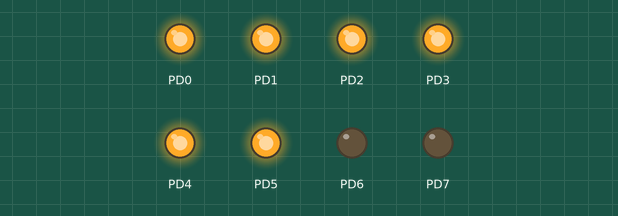
Recording of a program running on a simulated ATmega32, built with avr-gcc and emulated at 8 MHz. Parts: output pins drawn as LEDs (lit = HIGH).

Above: at 0.5 s.
At 2.6 s:
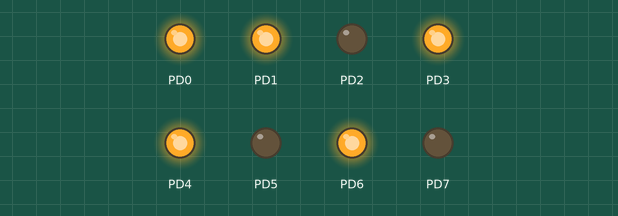
At 3.7 s:
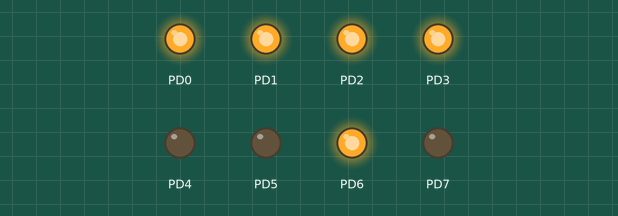
At 5.8 s:
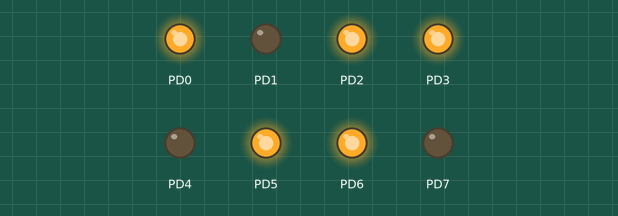
At 8.9 s:
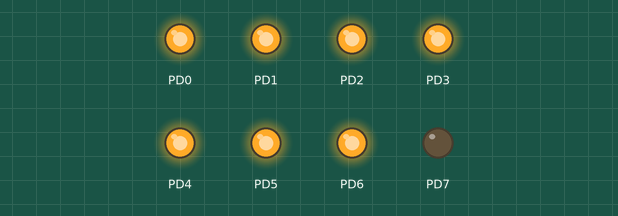
At 12.1 s:
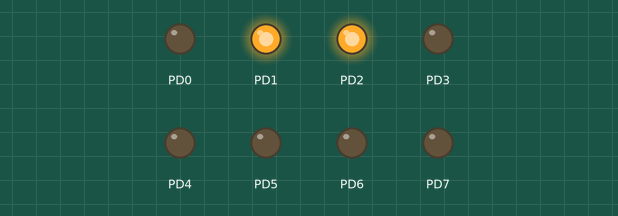
Timing chart, 0 to 13.7 s (numbered marks = the images above):
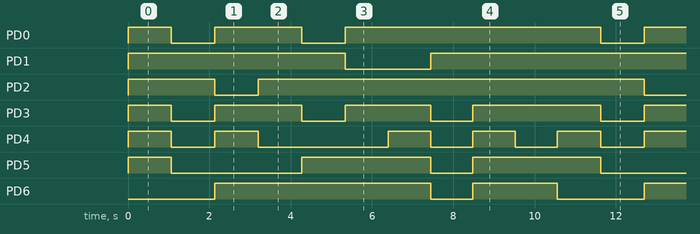

The program:

main.c
```c
/*
 * Main.c

 *
 *  Created on: Aug 16, 2021
 *      Author: AbdElRahman
 */
#include "Datatypes.h"
#include "Bit_Operations.h"
#include <avr/io.h>
#define F_CPU 8000000
#include <util\delay.h>


void main(void)
{
	DDRD = 0xff;
	while(1)
	{
		for(u8 i=0;i<10;i++)
			{
				/* no 0 */
				PORTD = 0b0111111;
				_delay_ms(1000);
				/* no 1 */
				PORTD = 0b0000110;
				_delay_ms(1000);
				/* no 2 */
				PORTD = 0b1011011;
				_delay_ms(1000);
				/* no 3 */
				PORTD = 0b1001111;
				_delay_ms(1000);
				/* no 4 */
				PORTD = 0b1100110;
				_delay_ms(1000);
				/* no 5 */
				PORTD = 0b1101101;
				_delay_ms(1000);
				/* no 6 */
				PORTD = 0b1111101;
				_delay_ms(1000);
				/* no 7 */
				PORTD = 0b0000111;
				_delay_ms(1000);
				/* no 8 */
				PORTD = 0b1111111;
				_delay_ms(1000);
				/* no 9 */
				PORTD = 0b1101111;
				_delay_ms(1000);
			}
	}
}
```

Bit_Operations.h
```c
#ifndef  __BIT_OP__
#define __BIT_OP__

#define CLR_Bit(Var,Bit_No) (Var)&=(~(1<<Bit_No))
#define Set_Bit(Var,Bit_No) (Var)|=(1<<Bit_No)
#define Toggle_Bit(Var,Bit_No) (Var)^=(1<<Bit_No)
#define Get_Bit(Var,Bit_No) (Var>>Bit_No)&1

#endif /*__BIT_OP__*/
```

Datatypes.h
```c
/*
	stadndar data types
	abdelrahman ramzi
*/
#ifndef DATATYPES_H_
#define DATATYPES_H_

typedef unsigned char u8;
typedef signed char s8;
typedef unsigned  short int u16;
typedef signed short int  s16;
typedef unsigned long int  u32;
typedef signed long int s32;
typedef float f32;
typedef double f64;
typedef long double f128;


#endif /*DATATYPES_H_*/
```

Measured:
- by itself, PD0: repeats every 10.6 s: LOW 1.1 s, HIGH 2.1 s, LOW 1.1 s, HIGH 6.3 s
- by itself, PD1: repeats every 10.6 s: LOW 2.1 s, HIGH 8.5 s
- by itself, PD2: repeats every 10.6 s: LOW 1.1 s, HIGH 9.5 s
- by itself, PD3: repeats every 10.6 s: 2 × (LOW 1.1 s, HIGH 2.1 s), LOW 1.0 s, HIGH 3.1 s
- by itself, PD4: repeats every 10.6 s: LOW 1.1 s, HIGH 1.1 s, LOW 3.2 s, 2 × (HIGH 1.0 s, LOW 1.0 s), HIGH 1.1 s
- by itself, PD5: repeats every 10.6 s: LOW 3.2 s, HIGH 3.2 s, LOW 1.0 s, HIGH 3.1 s
- by itself, PD6: repeats every 10.6 s: LOW 1.0 s, HIGH 2.1 s, LOW 2.1 s, HIGH 5.3 s
